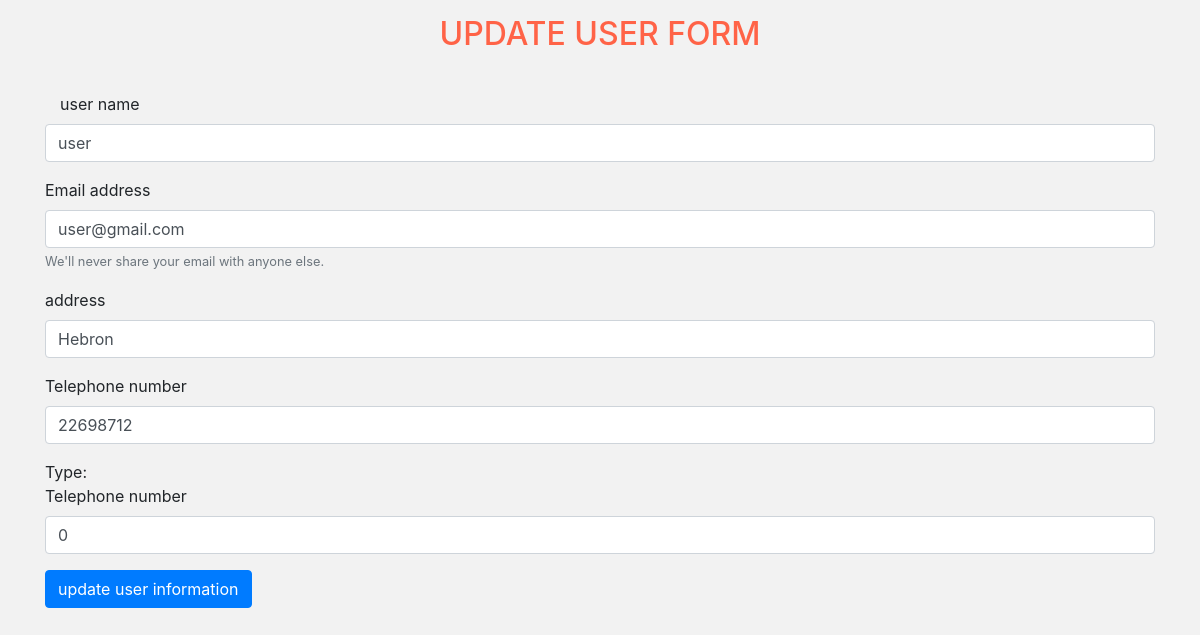
Page /updateuserform.php?id=13 (signed in) on the committed database.
### tables this page shows
CREATE TABLE IF NOT EXISTS `users` (
  `id` int(8) NOT NULL AUTO_INCREMENT,
  `username` varchar(30) NOT NULL,
  `password` varchar(40) NOT NULL,
  `email` varchar(40) NOT NULL,
  `address` varchar(40) NOT NULL,
  `telNo` int(16) NOT NULL,
  `type` int(2) NOT NULL,
  `job_type` varchar(100) DEFAULT NULL,
  PRIMARY KEY (`id`),
  UNIQUE KEY `username` (`username`),
  UNIQUE KEY `email` (`email`),
  KEY `id` (`id`)
);

### updateuserform.php (the view, shortened to what this page needs)
<?php
require 'connect.php';
?>
<!DOCTYPE html>
<html>
<head>
	<link rel="stylesheet" href="https://stackpath.bootstrapcdn.com/bootstrap/4.3.1/css/bootstrap.min.css">
</head>
<body style="background:#f2f2f2">
<h2 style="margin:15px; text-align:center;color:tomato">UPDATE USER FORM</h2>
	<?php
	 $id = $_GET['id'];
	 $query = "SELECT * FROM users WHERE id=$id";
	 $result = mysqli_query($conn, $query);
	 $users = mysqli_fetch_assoc($result);
	?>
	<form  class="container" action="updateuser.php" method="post">
		 <input  type="hidden" name="id" value="<?php echo '$id' ?>" /> <br>
		<div class="form-group">
    <label for="exampleInputEmail1" class="container">user name</label>
    <input type="text" class="form-control container" name="username" value="<?php echo $users['username'] ?>" placeholder="Enter user name">
  </div>
		<div class="form-group">
    <label for="exampleInputEmail1">Email address</label>
    <input type="email" name="email" class="form-control" value="<?php echo $users['email'] ?>" id="exampleInputEmail1" aria-describedby="emailHelp" placeholder="Enter email">
    <small id="emailHelp" class="form-text text-muted">We'll never share your email with anyone else.</small>
  </div>
		<div class="form-group">
    <label for="exampleInputPassword1">address</label>
    <input type="text" value="<?php echo $users['address'] ?>" name="address" class="form-control"  placeholder="enter your address">
  </div>
        <div class="form-group">
    <label for="exampleInputPassword1">Telephone number</label>
    <input type="number" value="<?php echo $users['telNo'] ?>" name="telNo" class="form-control"placeholder="TelNo">
  </div>
        Type:
		<div class="form-group">
    <label for="exampleInputPassword1">Telephone number</label>
	<input type="text"  value="<?php echo $users['type'] ?>" name="type" class="form-control"  placeholder="enter your address">
  </div>
		<button type="submit" class="btn btn-primary">update user information</button>
	</form>
</body>
</html>

### rows in the picture
users: username "user", email "user@gmail.com", address "Hebron", telNo "22698712", type "0"
